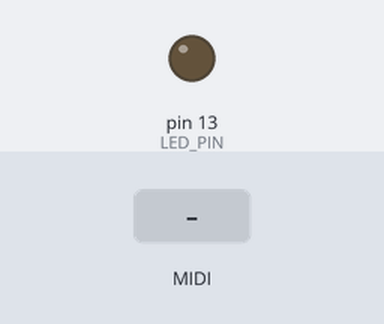
This sketch was run on a simulated Arduino Uno, built with avr-gcc and run on an emulated ATmega328P. Parts: output pins drawn as LEDs (lit = HIGH). Inputs (shaded band) come from the test bench. MIDI output is not drawn.

Above: at 1.2 s.
1.3 s: MIDI note 36 received
At 1.45 s:
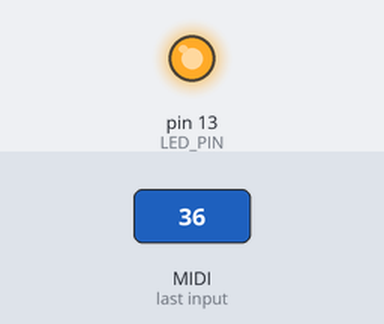
Timing chart, 0 to 4.3 s (numbered marks = the images above; inputs shaded):
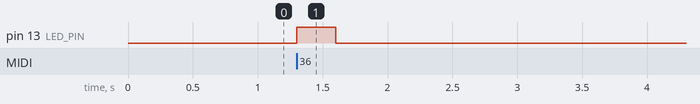

The sketch:

Volca_Sample_Redirect.ino
```cpp
 /*
 * Volca Sample MIDI Channel Redirect 09/Mar/2020
 * Simple midi channel redirect for Korg Volca Sample
 * Eunjae Im http://ejlabs.net
 */

#include <MIDI.h>

#define LED_PIN 13 // LED Pin

int VolcaChannel = 16; // Default Channel to send MIDI to Volca Sample

MIDI_CREATE_DEFAULT_INSTANCE();

void setup(){

    pinMode (LED_PIN, OUTPUT); // Set LED pin to output

    // Connect the handleNoteOn function to the library,
    // so it is called upon reception of a NoteOn.
    MIDI.setHandleNoteOn(handleNoteOn);  // Put only the name of the function

    // Do the same for NoteOffs
    MIDI.setHandleNoteOff(handleNoteOff);

    // Initiate MIDI communications, listen only VolcaChannel
    MIDI.begin(VolcaChannel);

    //MIDI.turnThruOff(); // Turn Thru Off
    MIDI.setThruFilterMode(midi::Thru::SameChannel); // Set Thru only VolcaChannel

}

void handleNoteOn(byte channel, byte pitch, byte velocity) {

  int Note;
  int Velocity;

  digitalWrite(LED_PIN, HIGH); // Turn ON led

  Note = MIDI.getData1();
  Velocity = MIDI.getData2();

  if (MIDI.getChannel() == VolcaChannel) { // listen only 1 channel

      /* Volca don't listen velocity so changing level instead.
       * Comment out If you don't need it
      */
      MIDI.sendControlChange(7, Velocity, Note % 11);

      // Sending note to each channel
      MIDI.send(MIDI.getType(), Note, Velocity, Note % 11);

  }

}

void handleNoteOff(byte channel, byte pitch, byte velocity)
{
   /*
    * Volca don't listen Note off
    */
   digitalWrite(LED_PIN, LOW); // Turn Off led
}

void loop()
{
  MIDI.read();
}
```

Measured:
- after the input at 1.3 s, pin 13 (LED_PIN): LOW → HIGH at once, → LOW 0.30 s later
